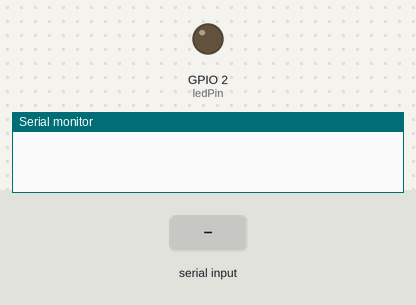
Bench run of a sketch on a simulated ESP32. Shown: output pins drawn as LEDs (lit = HIGH), the last lines printed to the serial monitor. The test bench sets the inputs (shaded band).

Above: at 1.2 s.
1.3 s: "encender\n" received over Serial
At 1.9 s:
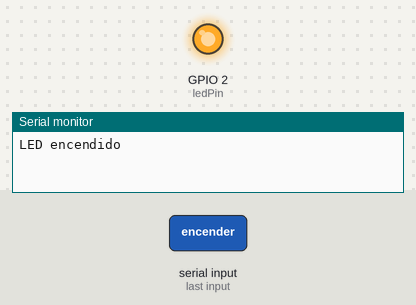
2.8 s: "apagar\n" received over Serial
At 4.2 s:
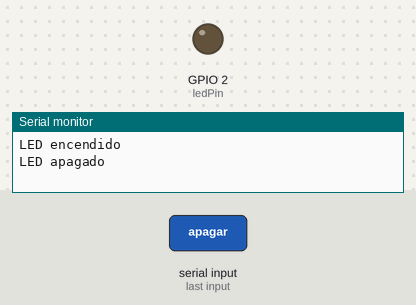
Timing chart, 0 to 5.8 s (numbered marks = the images above; inputs shaded):
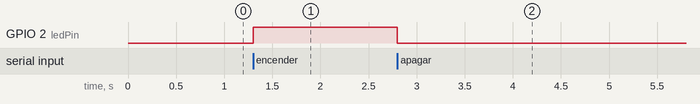

Measured:
- after the input at 1.3 s, GPIO 2 (ledPin): LOW → HIGH at once
- after the input at 2.8 s, GPIO 2 (ledPin): HIGH → LOW at once

The sketch:

led_encendido.ino
```cpp
#include <Arduino.h>

// Definir el pin del LED
const int ledPin = 2;  // GPIO2 es el LED integrado en muchas placas ESP32
                       // Puedes cambiar este número según tu conexión

// Variable para almacenar los datos recibidos
String inputString = "";
bool stringComplete = false;

void setup() {
  // Inicializar el pin del LED como salida
  pinMode(ledPin, OUTPUT);

  // Iniciar la comunicación serial
  Serial.begin(115200);

  // Esperar a que el puerto serial esté disponible (útil cuando usas el monitor serial)
  while (!Serial) {
    ; // Esperar a que el puerto serial se conecte
  }

  // Reservar memoria para la cadena
  inputString.reserve(200);
}

void loop() {
  // Verificar si hay datos disponibles en el puerto serial
  while (Serial.available()) {
    // Leer el carácter entrante
    char inChar = (char)Serial.read();

    // Añadirlo a la cadena de entrada
    inputString += inChar;

    // Verificar si el carácter es el de nueva línea
    if (inChar == '\n') {
      stringComplete = true;
    }
  }

  // Procesar el comando cuando se ha recibido una línea completa
  if (stringComplete) {
    processCommand();
    // Limpiar la cadena y la bandera
    inputString = "";
    stringComplete = false;
  }
}

// Función para procesar el comando recibido
void processCommand() {
  // Eliminar espacios en blanco al inicio y final
  inputString.trim();

  if (inputString == "encender") {
    // Encender el LED
    digitalWrite(ledPin, HIGH);
    Serial.println("LED encendido");
  }
  else if (inputString == "apagar") {
    // Apagar el LED
    digitalWrite(ledPin, LOW);
    Serial.println("LED apagado");
  }
  else {
    // Comando no reconocido
    Serial.println("Comando no reconocido");
  }
}
```
